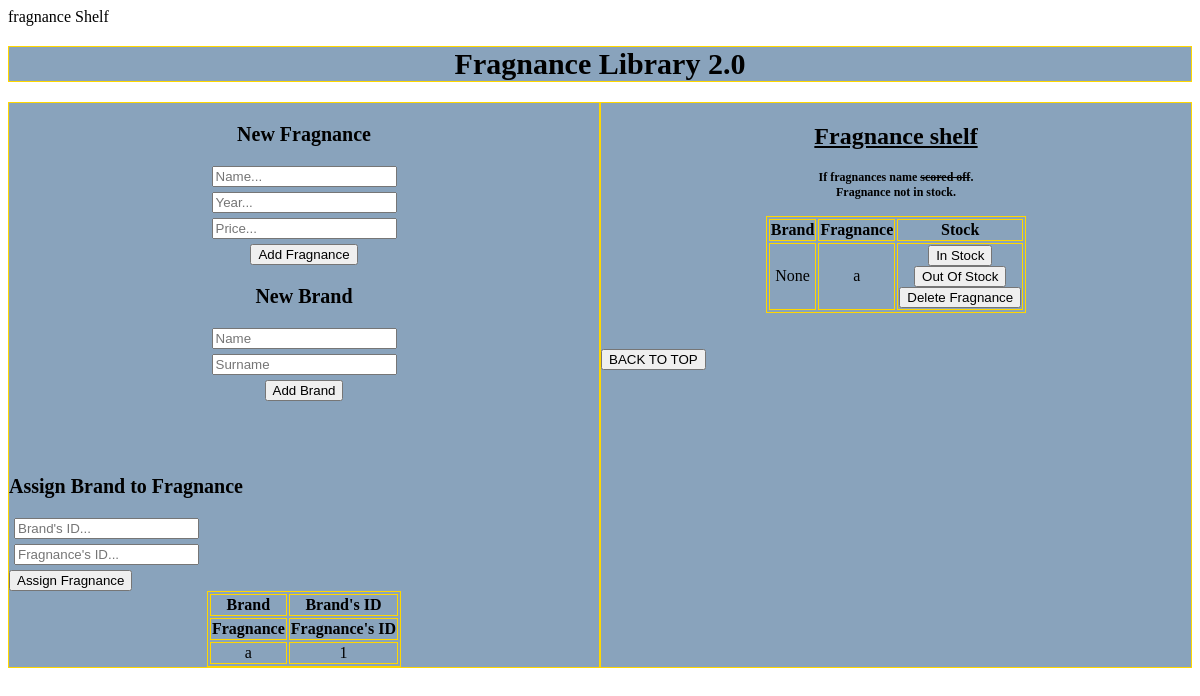
The page / on the database its author committed.
### app/models.py (models this page shows)
class Fragnance (db.Model):
    id = db.Column(db.Integer, primary_key=True)
    name = db.Column(db.String(20), index=True, nullable=True)
    year = db.Column(db.Integer, index=True, nullable=True)
    price = db.Column(db.Integer, index=True, nullable=True)
    brand_id = db.Column(db.Integer, db.ForeignKey("brand.id"))
    stock = db.Column(db.Boolean, default=False)
    def __str__(self):
        return f"{self.name}"

### app/routes.py (the view)
@app.route("/")
def fragnance_list():
    fragnances = Fragnance.query.all()
    brands = Brand.query.all()
    return render_template("fragnances.html", fragnances=fragnances, brands=brands)

### app/templates/fragnances.html (shortened to what this page needs)
{% extends "index.html" %}
{% block head %} <name>fragnance Shelf</name> {% endblock %}
{% block body %}
<h1> Fragnance Library 2.0</h1>
<div class="row">
    <div class="column1">
        <div class="adding_panel">
            <div class="fragnance_addind">
                <h3>New Fragnance</h3>
                <form action="/fragnance/" method="post">
                    <p><input type="text" name="name" placeholder="Name..."></p>
                    <p><input type="text" name="year" placeholder="Year..."></p>
                    <p><input type="text" name="price" placeholder="Price..."></p>
                    <input type="submit" value="Add Fragnance">
                </form>
            </div>
            <div class="brand_adding">
                <h3>New Brand</h3>
                <form action="/brand/" method="post">
                    <p><input type="text" name="name" placeholder="Name"></p>
                    <p><input type="text" name="surname" placeholder="Surname"></p>
                    <input type="submit" value="Add Brand">
                </form>
            </div>
        </div><br><br><br>
        <div class="column">
            <h3>Assign Brand to Fragnance</h3>
            <form action="/assign/" method="post">
                <p><input type="text" name="brand_id" placeholder="Brand's ID..."></p>
                <p><input type="text" name="fragnances_id" placeholder="Fragnance's ID..."></p>
                <input type="submit" value="Assign Fragnance">
            </form>
            <table class="ids">
                <tr>
                    <th>Brand</th>
                    <th>Brand's ID</th>
                </tr>
                <tr>
                    <th>Fragnance</th>
                    <th>Fragnance's ID</th>
                    {% for fragnance in fragnances %}
                </tr>
                <td>{{ fragnance }}</td>
                <td>{{ fragnance.id }}</td>
                {% endfor %}
            </table>
        </div>
    </div>
    <div class="column2">
        <div class="fragnance_display">
            <h2>Fragnance shelf</h2>
            <h4>If fragnances name <span style="text-decoration: line-through;">scored off</span>. <br>Fragnance not in stock.
            </h4>
            <table>
                <tr>
                    <th>Brand</th>
                    <th>Fragnance</th>
                    <th>Stock</th>
                </tr>
                {% for fragnance in fragnances %}
                <tr>
                    <td>{{ fragnance.brand }}</td>
                    <td>{% if fragnance.stock %} <strike> {% endif %}{{ fragnance.name }} </td>
                    <td>
                        <button type="button" onclick='window.location.href="/in_stock/{{ fragnance.id }}"'>In Stock
                        </button>
                        <br>
                        <button type="button" onclick='window.location.href="/out_stock/{{ fragnance.id }}"'>Out Of
                            Stock </button>
                        <br>
                        <button type="button" onclick='window.location.href="delete/{{ fragnance.id }}"'>Delete Fragnance
                        </button>
                    </td>
                </tr>
                {% endfor %}
            </table>
        </div>
        <br>
        <br>
        <button type="button" onclick='window.location.href="#top"'>BACK TO TOP</button>
    </div>
</div>
{% endblock %}

### app/templates/index.html (shortened to what this page needs)
<!DOCTYPE html>
<html lang="en">
<head>
    <link rel="stylesheet" type="text/css" href="{{ url_for('static', filename='style.css') }}">
    {% block head %}{% endblock %}
</head>
<body>
    {% block body %}{% endblock %}
</body>
</html>

### app/static/style.css (style rules this page uses)
html { height: 100%; }
h1 { text-align: center; font-size: 30px; font-family: 'Century Gothic' margin-bottom: 0%; border: 1px solid gold; background-color: rgb(137, 163, 188); color: dark gold; }
h2 { text-decoration: underline; }
h3 { font-size: 20px; font-family: 'Century Gothic' text-decoration: underline; }
h4 { font-size: 12px; font-family: 'Century Gothic' }
table, th, td { border: 1px solid gold; margin: auto; text-align: center; }
.adding_panel { text-align: center; }
.fragnance_display { text-align: center; }
.column1 { flex: 50%; background-color: rgb(137, 163, 188); border: 1px solid gold; }
.column2 { flex: 50%; background-color: rgb(137, 163, 188); border: 1px solid gold; }
.row { display: flex; }
p { margin: 5px; }

### rows shown on the page
Fragnance: name "a", id "1", brand "None"
